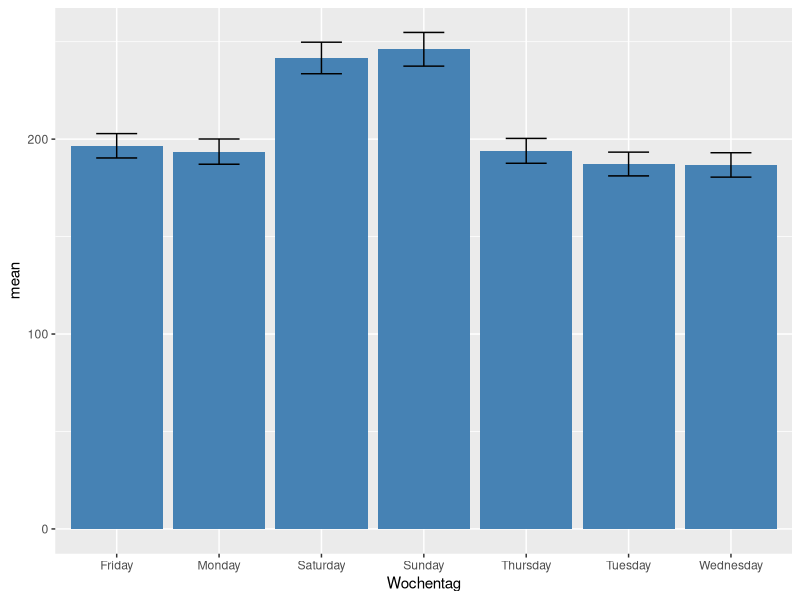

Write R code to recreate this figure. (Note: this script raises an error after producing the figure.)
## ---- chunk 1
library(tidyverse)

data <- read_csv("data/final/data_clean_lag.csv")
# * # Calculate mean and standard error for each weekday
umsatz_summary <- data %>%
  group_by(Wochentag) %>%
  summarise(mean = mean(Umsatz),
            se = sd(Umsatz) / sqrt(n()))

# Add error bars to bar plot
plot_bar_3 <- ggplot(umsatz_summary, aes(x = Wochentag, y = mean)) +
  geom_bar(stat = "identity", fill = "steelblue") +
  geom_errorbar(aes(ymin = mean - 1.96*se, ymax = mean + 1.96*se), width = 0.4)
plot_bar_3
# *
# * In this code, we first use group_by() and summarise() to calculate the mean and standard error of Umsatz for each weekday. We then use geom_errorbar() to add error bars to the plot. The ymin and ymax arguments in geom_errorbar() specify the lower and upper bounds of the confidence interval, respectively, using a multiplier of 1.96 times the standard error to represent the 95% confidence interval. The width argument controls the width of the error bars. *

## ---- chunk 2


# create a list of dataframes for each day of the week
data_list <- split(data, data$Wochentag)

# create a barplot with confidence intervals for each day of the week
for (i in 1:7) {
  plot_data <- data_list[[i]]
  p <- ggplot(plot_data, aes(x=Warengruppe, y=Umsatz)) +
         geom_bar(stat="identity", fill="#619CFF") +
         stat_summary(fun.data=mean_cl_normal, geom="errorbar", width=0.2, color="#F8766D") +
         scale_x_continuous(breaks=1:6, labels=c("1","2","3","4","5","6")) +
         labs(title=paste("Mean Umsatz per Warengruppe on", weekdays(as.Date(plot_data$Datum[1]))),
              x="Warengruppe", y="Umsatz") +
         theme_minimal()
  print(p)
}



## ---- chunk 3
library(tidyverse)

data <- read_csv("../data/final/data_clean_lag.csv")

# Filter the dataset to include only the observations during KielerWoche
kieler_woche_data <- data %>%
  filter(FerienSH == TRUE)

# Calculate mean and standard error for each weekday during KielerWoche
kieler_woche_summary <- kieler_woche_data %>%
  group_by(Wochentag) %>%
  summarise(mean = mean(Umsatz),
            se = sd(Umsatz) / sqrt(n()))

# Add error bars to bar plot
plot_bar_kieler_woche <- ggplot(kieler_woche_summary, aes(x = Wochentag, y = mean)) +
  geom_bar(stat = "identity", fill = "steelblue") +
  geom_errorbar(aes(ymin = mean - 1.96 * se, ymax = mean + 1.96 * se), width = 0.4) +
  labs(title = "Mean Umsatz per Wochentag during FerienSH",
       x = "Wochentag",
       y = "Umsatz") +
  theme_minimal()

plot_bar_kieler_woche
## ---- chunk 4

library(tidyverse)

# Define the desired order of weekdays
weekday_order <- c("Monday", "Tuesday", "Wednesday", "Thursday", "Friday", "Saturday", "Sunday")

# Filter the dataset to include only the observations during KielerWoche
kieler_woche_data <- data #%>%
  #filter(KielerWoche == TRUE)

# Convert Wochentag to a factor with the desired order
kieler_woche_data$Wochentag <- factor(kieler_woche_data$Wochentag, levels = weekday_order)

# Calculate mean and standard error for each weekday during KielerWoche
kieler_woche_summary <- kieler_woche_data %>%
  group_by(Wochentag) %>%
  summarise(mean = mean(Umsatz),
            se = sd(Umsatz) / sqrt(n()))

# Add error bars to bar plot with y-axis scale limited to a maximum of 400
plot_bar_kieler_woche <- ggplot(kieler_woche_summary, aes(x = Wochentag, y = mean)) +
  geom_bar(stat = "identity", fill = "steelblue") +
  geom_errorbar(aes(ymin = mean - 1.96 * se, ymax = mean + 1.96 * se), width = 0.4) +
  labs(title = "Mean Umsatz pro Wochentag",#während Kieler Woche
       x = "Wochentag",
       y = "Umsatz") +
  scale_y_continuous(limits = c(0, 400)) +
  theme_minimal()

plot_bar_kieler_woche


